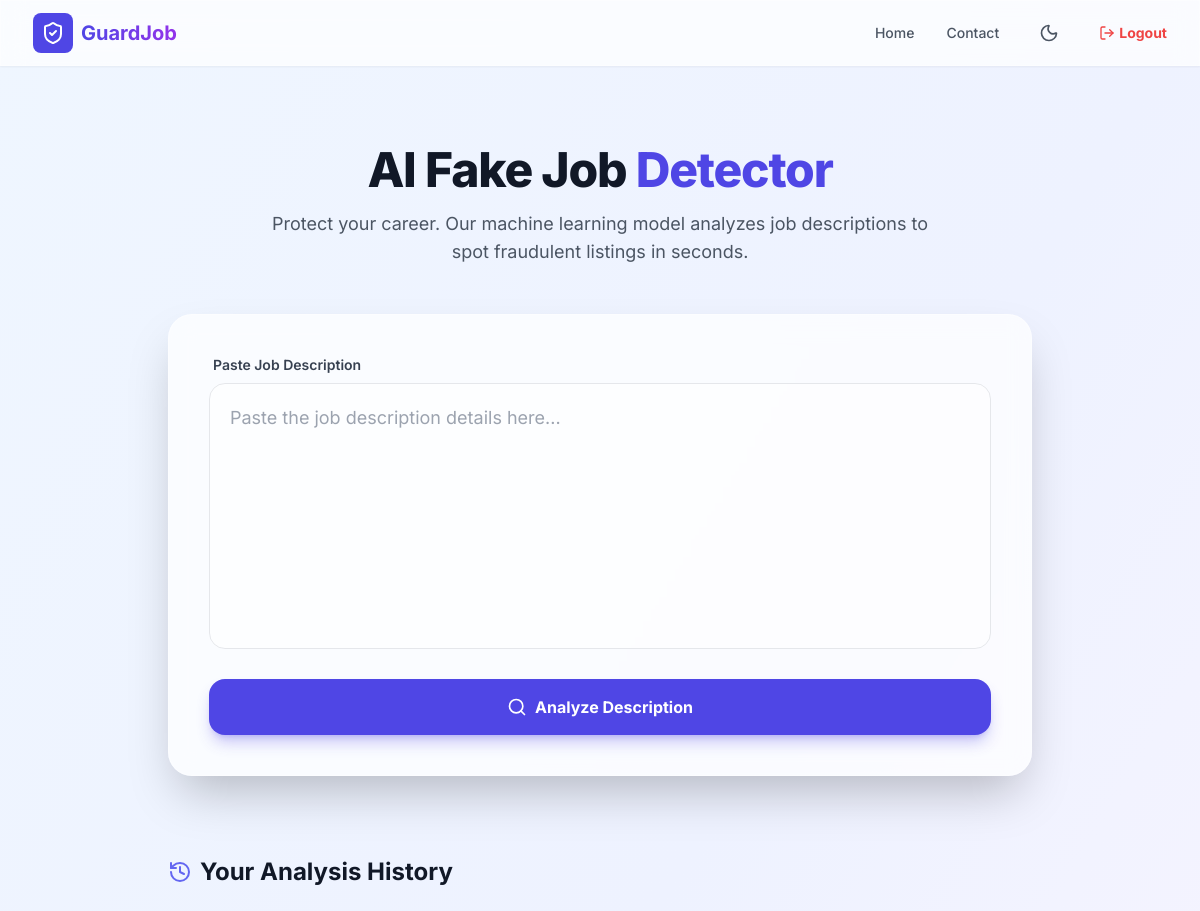
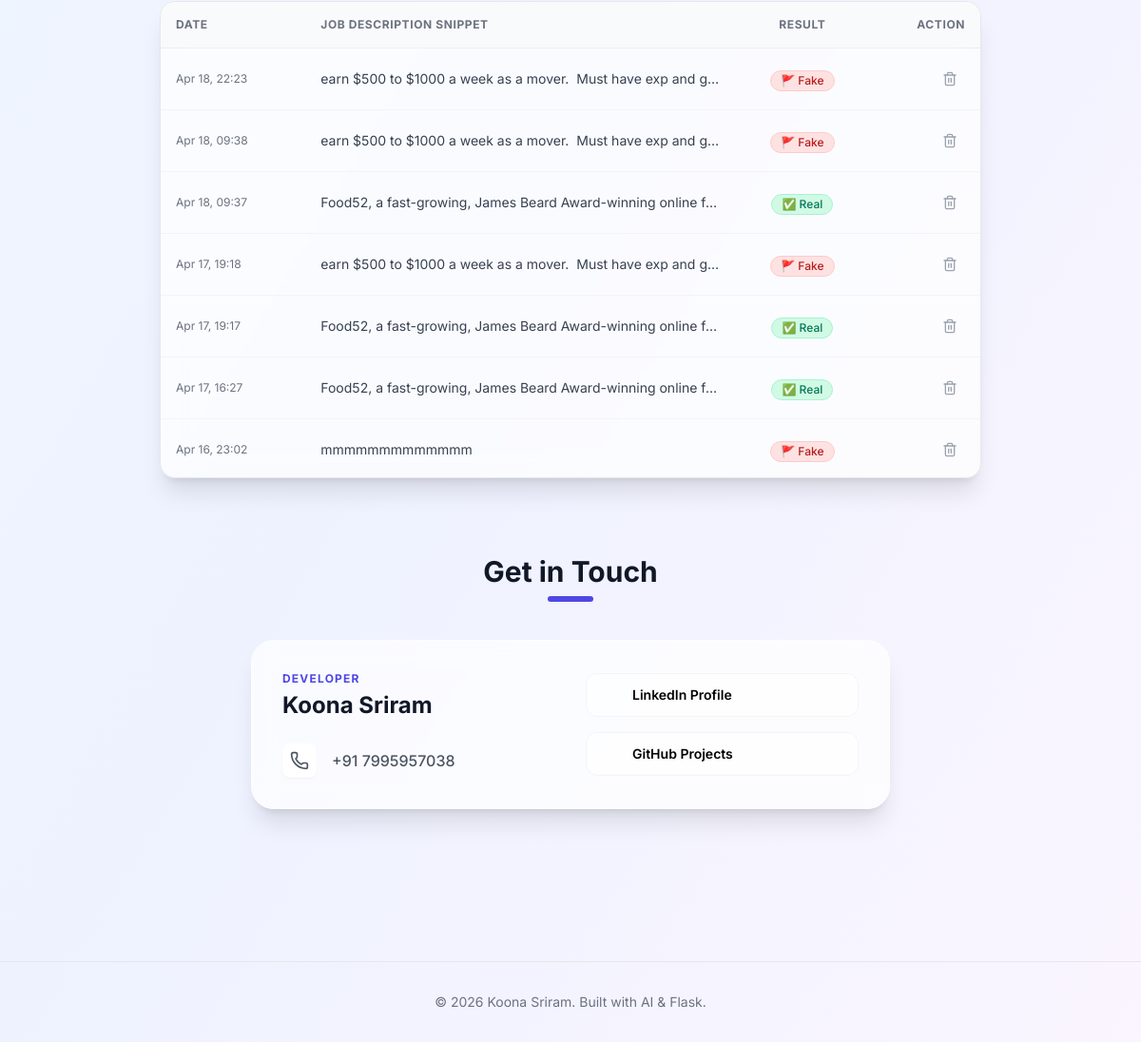
Screenshot of / (signed in) with the database file from the repository (2 pictures, top to bottom).
### app.py (models this page shows)
class SearchHistory(db.Model):
    id = db.Column(db.Integer, primary_key=True)
    job_text = db.Column(db.Text, nullable=False)
    prediction = db.Column(db.String(50), nullable=False)
    timestamp = db.Column(db.DateTime, default=get_local_time)
    user_id = db.Column(db.Integer, db.ForeignKey('user.id'), nullable=False)
    user_id = db.Column(db.Integer, db.ForeignKey('user.id'), nullable=False)

### app.py (the view)
@app.route('/', methods=['GET', 'POST'])
@login_required
def home():
    prediction = ""
    if request.method == 'POST':
        text = request.form['job_text']
        prediction = predict(text)
        new_entry = SearchHistory(job_text=text, prediction=prediction, user_id=current_user.id)
        db.session.add(new_entry)
        db.session.commit()
    history = SearchHistory.query.filter_by(user_id=current_user.id).order_by(SearchHistory.timestamp.desc()).limit(10).all()
    return render_template('index.html', prediction=prediction, history=history)

### app.py (called while the page is built)
@login_manager.user_loader
def load_user(user_id):
    return User.query.get(int(user_id))

### templates/index.html (shortened to what this page needs)
<!DOCTYPE html>
<html lang="en" class="scroll-smooth">
<head>
    <script src="https://cdn.tailwindcss.com"></script>
</head>
<body class="bg-gradient-to-br from-blue-50 via-indigo-50 to-purple-50 dark:from-gray-900 dark:via-slate-900 dark:to-black min-h-screen font-sans transition-colors duration-500 animate-gradient-x">
<header class="sticky top-0 z-40 w-full glass shadow-sm">
    <div class="max-w-7xl mx-auto px-4 sm:px-6 lg:px-8">
        <div class="flex justify-between items-center h-16">
            <div class="flex items-center gap-2">
                <div class="bg-indigo-600 p-2 rounded-lg text-white">
                    <i data-lucide="shield-check" class="w-6 h-6"></i>
                </div>
                <span class="text-xl font-bold bg-clip-text text-transparent bg-gradient-to-r from-indigo-600 to-purple-600 dark:from-indigo-400 dark:to-purple-400">
                </span>
            </div>
            <nav class="flex items-center space-x-4 md:space-x-8 text-sm font-medium text-gray-600 dark:text-gray-300">
                <a href="/" class="hover:text-indigo-600 transition-colors">Home</a>
                <a href="#contact" class="hover:text-indigo-600 transition-colors">Contact</a>
                <button id="themeToggle" class="p-2 rounded-full hover:bg-gray-200 dark:hover:bg-gray-800 transition-all text-gray-600 dark:text-gray-300">
                    <i data-lucide="moon" class="w-5 h-5 dark:hidden"></i>
                </button>
                <a href="/logout" class="flex items-center gap-1 text-red-500 hover:text-red-700 transition-colors font-bold">
                    <i data-lucide="log-out" class="w-4 h-4"></i>
                    <span class="hidden sm:inline">Logout</span>
                </a>
            </nav>
        </div>
    </div>
</header>
    <main class="max-w-4xl mx-auto px-4 py-12 md:py-20">
        <div class="text-center mb-12">
            <h1 class="text-4xl md:text-5xl font-extrabold text-gray-900 dark:text-white mb-4 tracking-tight">
                AI Fake Job <span class="text-indigo-600 dark:text-indigo-400">Detector</span>
            </h1>
            <p class="text-gray-600 dark:text-gray-400 text-lg max-w-2xl mx-auto">
                Protect your career. Our machine learning model analyzes job descriptions to spot fraudulent listings in seconds.
            </p>
        </div>
        <div class="glass rounded-3xl shadow-2xl p-6 md:p-10 mb-20">
            <form id="jobForm" method="POST" action="/" class="space-y-6">
                <div class="relative group">
                    <label class="block text-sm font-semibold text-gray-700 dark:text-gray-300 mb-2 ml-1">Paste Job Description</label>
                    <textarea
                        id="job_text"
                        name="job_text"
                        rows="8"
                        class="w-full p-5 rounded-2xl border border-gray-200 dark:border-gray-700 bg-white/50 dark:bg-gray-800/50 focus:ring-4 focus:ring-indigo-500/20 focus:border-indigo-500 outline-none transition-all dark:text-white resize-none text-lg"
                        placeholder="Paste the job description details here..."
                    ></textarea>
                </div>
                <button
                    type="submit"
                    id="submitBtn"
                    class="w-full py-4 bg-indigo-600 hover:bg-indigo-700 text-white font-bold rounded-2xl shadow-lg shadow-indigo-600/30 transform transition-all active:scale-95 flex items-center justify-center gap-2"
                >
                    <i data-lucide="search" class="w-5 h-5"></i>
                    Analyze Description
                </button>
            </form>
        </div>
<div class="mt-16 fade-in">
    <h2 class="text-2xl font-bold text-gray-900 dark:text-white mb-6 flex items-center gap-2">
        <i data-lucide="history" class="w-6 h-6 text-indigo-500"></i> Your Analysis History
    </h2>
    <div class="glass rounded-2xl border border-gray-200 dark:border-gray-700 overflow-hidden shadow-xl">
        <div class="max-h-[500px] overflow-y-auto overflow-x-auto custom-scrollbar">
            <table class="w-full text-left border-collapse min-w-[600px]">
                <thead class="sticky top-0 z-10 bg-gray-50/90 dark:bg-gray-800/90 backdrop-blur-md border-b border-gray-200 dark:border-gray-700">
                    <tr>
                        <th class="p-4 text-xs font-bold uppercase tracking-wider text-gray-500">Date</th>
                        <th class="p-4 text-xs font-bold uppercase tracking-wider text-gray-500">Job Description Snippet</th>
                        <th class="p-4 text-xs font-bold uppercase tracking-wider text-gray-500 text-center">Result</th>
                        <th class="p-4 text-xs font-bold uppercase tracking-wider text-gray-500 text-right">Action</th>
                    </tr>
                </thead>
                <tbody class="divide-y divide-gray-100 dark:divide-gray-800">
                    {% for item in history %}
                    <tr class="hover:bg-white/40 dark:hover:bg-gray-800/40 transition-all group">
                        <td class="p-4 text-xs text-gray-500 dark:text-gray-400 whitespace-nowrap">
                            {{ item.timestamp.strftime('%b %d, %H:%M') }}
                        </td>
                        <td class="p-4 text-sm text-gray-700 dark:text-gray-200 max-w-[200px] md:max-w-xs">
                            <div class="truncate" title="{{ item.job_text }}">
                                {{ item.job_text }}
                            </div>
                        </td>
                        <td class="p-4 text-center">
                            {% if "Fake" in item.prediction %}
                            <span class="inline-flex items-center px-2.5 py-0.5 rounded-full text-xs font-medium bg-red-100 text-red-700 border border-red-200">
                                🚩 Fake
                            </span>
                            {% else %}
                            <span class="inline-flex items-center px-2.5 py-0.5 rounded-full text-xs font-medium bg-emerald-100 text-emerald-700 border border-emerald-200">
                                ✅ Real
                            </span>
                            {% endif %}
                        </td>
                        <td class="p-4 text-right">
                            <a href="{{ url_for('delete_history', id=item.id) }}"
                               class="inline-flex p-2 text-gray-400 hover:text-red-600 hover:bg-red-50 dark:hover:bg-red-900/20 rounded-lg transition-all"
                               onclick="return confirm('Are you sure you want to delete this record?')">
                                <i data-lucide="trash-2" class="w-4 h-4"></i>
                            </a>
                        </td>
                    </tr>
                    {% endfor %}
                </tbody>
            </table>
        </div>
    </div>
</div>
        <section id="contact" class="mt-20 scroll-mt-24">
            <div class="text-center mb-10">
                <h2 class="text-3xl font-bold text-gray-900 dark:text-white">Get in Touch</h2>
                <div class="h-1.5 w-12 bg-indigo-600 mx-auto mt-2 rounded-full"></div>
            </div>
            <div class="glass rounded-3xl p-8 shadow-xl max-w-2xl mx-auto">
                <div class="grid grid-cols-1 md:grid-cols-2 gap-8">
                    <div class="space-y-6">
                        <div>
                            <p class="text-xs font-bold uppercase tracking-widest text-indigo-600 dark:text-indigo-400 mb-1">Developer</p>
                            <h3 class="text-2xl font-bold text-gray-900 dark:text-white">Koona Sriram</h3>
                        </div>
                        <div class="flex items-center gap-4 text-gray-600 dark:text-gray-300">
                            <div class="p-2 bg-white dark:bg-gray-800 rounded-lg shadow-sm">
                                <i data-lucide="phone" class="w-5 h-5"></i>
                            </div>
                            <span class="font-medium">+91 7995957038</span>
                        </div>
                    </div>
                    <div class="flex flex-col justify-center gap-4">
                        <a href="https://www.linkedin.com/in/sriram-koona" target="_blank" class="flex items-center gap-4 p-3 bg-white/50 dark:bg-gray-800/50 hover:bg-indigo-50 dark:hover:bg-indigo-900/30 border border-gray-100 dark:border-gray-700 rounded-xl transition-all group">
                            <i data-lucide="linkedin" class="w-5 h-5 text-blue-600 group-hover:scale-110 transition-transform"></i>
                            <span class="text-sm font-semibold dark:text-gray-200">LinkedIn Profile</span>
                        </a>
                        <a href="https://github.com/Sriram2524" target="_blank" class="flex items-center gap-4 p-3 bg-white/50 dark:bg-gray-800/50 hover:bg-gray-100 dark:hover:bg-gray-700 border border-gray-100 dark:border-gray-700 rounded-xl transition-all group">
                            <i data-lucide="github" class="w-5 h-5 text-gray-900 dark:text-white group-hover:scale-110 transition-transform"></i>
                            <span class="text-sm font-semibold dark:text-gray-200">GitHub Projects</span>
                        </a>
                    </div>
                </div>
            </div>
        </section>
    </main>
    <footer class="mt-20 border-t border-gray-200 dark:border-gray-800 py-8 px-4 text-center">
        <p class="text-gray-500 dark:text-gray-400 text-sm">© 2026 Koona Sriram. Built with AI & Flask.</p>
    </footer>
</body>
</html>

### templates/index.html (style rules this page uses)
.glass { background: rgba(255, 255, 255, 0.7); backdrop-filter: blur(12px); -webkit-backdrop-filter: blur(12px); border: 1px solid rgba(255, 255, 255, 0.3); }

### rows the page displays
SearchHistory: timestamp "Apr 18, 22:23", job_text "earn $500 to $1000 a week as a mover. Must have exp and g…", prediction "🚩 Fake"
SearchHistory: timestamp "Apr 18, 09:38", job_text "earn $500 to $1000 a week as a mover. Must have exp and g…", prediction "🚩 Fake"
SearchHistory: timestamp "Apr 18, 09:37", job_text "Food52, a fast-growing, James Beard Award-winning online f…", prediction "✅ Real"
SearchHistory: timestamp "Apr 17, 19:18", job_text "earn $500 to $1000 a week as a mover. Must have exp and g…", prediction "🚩 Fake"
SearchHistory: timestamp "Apr 17, 19:17", job_text "Food52, a fast-growing, James Beard Award-winning online f…", prediction "✅ Real"
SearchHistory: timestamp "Apr 17, 16:27", job_text "Food52, a fast-growing, James Beard Award-winning online f…", prediction "✅ Real"
SearchHistory: timestamp "Apr 16, 23:02", job_text "mmmmmmmmmmmmm", prediction "🚩 Fake"
